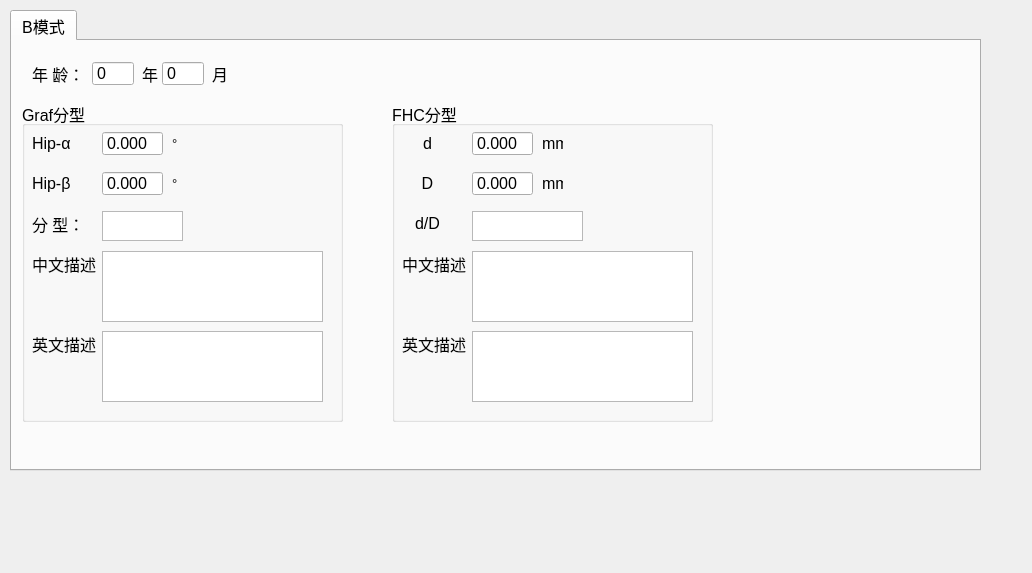
<?xml version="1.0" encoding="UTF-8"?>
<ui version="4.0">
 <class>Form</class>
 <widget class="QWidget" name="Form">
  <property name="geometry">
   <rect>
    <x>0</x>
    <y>0</y>
    <width>1032</width>
    <height>573</height>
   </rect>
  </property>
  <property name="windowTitle">
   <string>Form</string>
  </property>
  <widget class="QTabWidget" name="tabWidget_2">
   <property name="geometry">
    <rect>
     <x>10</x>
     <y>10</y>
     <width>971</width>
     <height>461</height>
    </rect>
   </property>
   <property name="font">
    <font>
     <pointsize>12</pointsize>
    </font>
   </property>
   <property name="currentIndex">
    <number>0</number>
   </property>
   <widget class="QWidget" name="tab_ped_b">
    <attribute name="title">
     <string>B模式</string>
    </attribute>
    <widget class="QLabel" name="label_3">
     <property name="geometry">
      <rect>
       <x>20</x>
       <y>20</y>
       <width>51</width>
       <height>25</height>
      </rect>
     </property>
     <property name="text">
      <string>年 龄：</string>
     </property>
    </widget>
    <widget class="QLabel" name="label_5">
     <property name="geometry">
      <rect>
       <x>130</x>
       <y>20</y>
       <width>31</width>
       <height>25</height>
      </rect>
     </property>
     <property name="text">
      <string>年</string>
     </property>
    </widget>
    <widget class="QLabel" name="label_10">
     <property name="geometry">
      <rect>
       <x>200</x>
       <y>20</y>
       <width>31</width>
       <height>25</height>
      </rect>
     </property>
     <property name="text">
      <string>月</string>
     </property>
    </widget>
    <widget class="QGroupBox" name="groupBox">
     <property name="geometry">
      <rect>
       <x>10</x>
       <y>60</y>
       <width>321</width>
       <height>321</height>
      </rect>
     </property>
     <property name="title">
      <string>Graf分型</string>
     </property>
     <widget class="QLabel" name="label_7">
      <property name="geometry">
       <rect>
        <x>150</x>
        <y>70</y>
        <width>21</width>
        <height>25</height>
       </rect>
      </property>
      <property name="font">
       <font>
        <pointsize>10</pointsize>
       </font>
      </property>
      <property name="text">
       <string>°</string>
      </property>
     </widget>
     <widget class="QLabel" name="label">
      <property name="geometry">
       <rect>
        <x>10</x>
        <y>30</y>
        <width>51</width>
        <height>25</height>
       </rect>
      </property>
      <property name="text">
       <string>Hip-α</string>
      </property>
     </widget>
     <widget class="QLabel" name="label_4">
      <property name="geometry">
       <rect>
        <x>10</x>
        <y>150</y>
        <width>71</width>
        <height>25</height>
       </rect>
      </property>
      <property name="font">
       <font>
        <pointsize>12</pointsize>
       </font>
      </property>
      <property name="text">
       <string>中文描述</string>
      </property>
     </widget>
     <widget class="QLabel" name="label_6">
      <property name="geometry">
       <rect>
        <x>150</x>
        <y>30</y>
        <width>21</width>
        <height>25</height>
       </rect>
      </property>
      <property name="font">
       <font>
        <pointsize>10</pointsize>
       </font>
      </property>
      <property name="text">
       <string>°</string>
      </property>
     </widget>
     <widget class="QLabel" name="label_8">
      <property name="geometry">
       <rect>
        <x>10</x>
        <y>70</y>
        <width>51</width>
        <height>25</height>
       </rect>
      </property>
      <property name="text">
       <string>Hip-β</string>
      </property>
     </widget>
     <widget class="QLabel" name="label_9">
      <property name="geometry">
       <rect>
        <x>10</x>
        <y>110</y>
        <width>51</width>
        <height>25</height>
       </rect>
      </property>
      <property name="text">
       <string>分 型：</string>
      </property>
     </widget>
     <widget class="QTextBrowser" name="text_desc_graf">
      <property name="geometry">
       <rect>
        <x>80</x>
        <y>150</y>
        <width>221</width>
        <height>71</height>
       </rect>
      </property>
     </widget>
     <widget class="QTextBrowser" name="text_type">
      <property name="geometry">
       <rect>
        <x>80</x>
        <y>110</y>
        <width>81</width>
        <height>30</height>
       </rect>
      </property>
     </widget>
     <widget class="QDoubleSpinBox" name="double_a">
      <property name="geometry">
       <rect>
        <x>80</x>
        <y>30</y>
        <width>61</width>
        <height>25</height>
       </rect>
      </property>
      <property name="font">
       <font>
        <pointsize>12</pointsize>
       </font>
      </property>
      <property name="styleSheet">
       <string notr="true"/>
      </property>
      <property name="buttonSymbols">
       <enum>QAbstractSpinBox::NoButtons</enum>
      </property>
      <property name="decimals">
       <number>3</number>
      </property>
      <property name="maximum">
       <double>99999.990000000005239</double>
      </property>
      <property name="singleStep">
       <double>0.010000000000000</double>
      </property>
     </widget>
     <widget class="QDoubleSpinBox" name="double_b">
      <property name="geometry">
       <rect>
        <x>80</x>
        <y>70</y>
        <width>61</width>
        <height>25</height>
       </rect>
      </property>
      <property name="font">
       <font>
        <pointsize>12</pointsize>
       </font>
      </property>
      <property name="styleSheet">
       <string notr="true"/>
      </property>
      <property name="buttonSymbols">
       <enum>QAbstractSpinBox::NoButtons</enum>
      </property>
      <property name="decimals">
       <number>3</number>
      </property>
      <property name="maximum">
       <double>99999.990000000005239</double>
      </property>
      <property name="singleStep">
       <double>0.010000000000000</double>
      </property>
     </widget>
     <widget class="QTextBrowser" name="text_desc_graf_en">
      <property name="geometry">
       <rect>
        <x>80</x>
        <y>230</y>
        <width>221</width>
        <height>71</height>
       </rect>
      </property>
     </widget>
     <widget class="QLabel" name="label_17">
      <property name="geometry">
       <rect>
        <x>10</x>
        <y>230</y>
        <width>71</width>
        <height>25</height>
       </rect>
      </property>
      <property name="text">
       <string>英文描述</string>
      </property>
     </widget>
    </widget>
    <widget class="QGroupBox" name="groupBox_2">
     <property name="geometry">
      <rect>
       <x>380</x>
       <y>60</y>
       <width>321</width>
       <height>321</height>
      </rect>
     </property>
     <property name="title">
      <string>FHC分型</string>
     </property>
     <widget class="QLabel" name="label_11">
      <property name="geometry">
       <rect>
        <x>10</x>
        <y>30</y>
        <width>51</width>
        <height>25</height>
       </rect>
      </property>
      <property name="text">
       <string>d</string>
      </property>
      <property name="alignment">
       <set>Qt::AlignCenter</set>
      </property>
     </widget>
     <widget class="QLabel" name="label_12">
      <property name="geometry">
       <rect>
        <x>10</x>
        <y>70</y>
        <width>51</width>
        <height>25</height>
       </rect>
      </property>
      <property name="text">
       <string>D</string>
      </property>
      <property name="alignment">
       <set>Qt::AlignCenter</set>
      </property>
     </widget>
     <widget class="QLabel" name="label_13">
      <property name="geometry">
       <rect>
        <x>10</x>
        <y>110</y>
        <width>51</width>
        <height>25</height>
       </rect>
      </property>
      <property name="text">
       <string>d/D</string>
      </property>
      <property name="alignment">
       <set>Qt::AlignCenter</set>
      </property>
     </widget>
     <widget class="QTextBrowser" name="text_desc_fhc">
      <property name="geometry">
       <rect>
        <x>80</x>
        <y>150</y>
        <width>221</width>
        <height>71</height>
       </rect>
      </property>
     </widget>
     <widget class="QLabel" name="label_14">
      <property name="geometry">
       <rect>
        <x>10</x>
        <y>150</y>
        <width>71</width>
        <height>25</height>
       </rect>
      </property>
      <property name="text">
       <string>中文描述</string>
      </property>
     </widget>
     <widget class="QTextBrowser" name="text_dradio">
      <property name="geometry">
       <rect>
        <x>80</x>
        <y>110</y>
        <width>111</width>
        <height>30</height>
       </rect>
      </property>
     </widget>
     <widget class="QDoubleSpinBox" name="double_d1">
      <property name="geometry">
       <rect>
        <x>80</x>
        <y>30</y>
        <width>61</width>
        <height>25</height>
       </rect>
      </property>
      <property name="font">
       <font>
        <pointsize>12</pointsize>
       </font>
      </property>
      <property name="styleSheet">
       <string notr="true"/>
      </property>
      <property name="buttonSymbols">
       <enum>QAbstractSpinBox::NoButtons</enum>
      </property>
      <property name="decimals">
       <number>3</number>
      </property>
      <property name="maximum">
       <double>99999.990000000005239</double>
      </property>
      <property name="singleStep">
       <double>0.010000000000000</double>
      </property>
     </widget>
     <widget class="QDoubleSpinBox" name="double_d2">
      <property name="geometry">
       <rect>
        <x>80</x>
        <y>70</y>
        <width>61</width>
        <height>25</height>
       </rect>
      </property>
      <property name="font">
       <font>
        <pointsize>12</pointsize>
       </font>
      </property>
      <property name="styleSheet">
       <string notr="true"/>
      </property>
      <property name="buttonSymbols">
       <enum>QAbstractSpinBox::NoButtons</enum>
      </property>
      <property name="decimals">
       <number>3</number>
      </property>
      <property name="maximum">
       <double>99999.990000000005239</double>
      </property>
      <property name="singleStep">
       <double>0.010000000000000</double>
      </property>
     </widget>
     <widget class="QLabel" name="label_15">
      <property name="geometry">
       <rect>
        <x>150</x>
        <y>70</y>
        <width>21</width>
        <height>25</height>
       </rect>
      </property>
      <property name="font">
       <font>
        <pointsize>12</pointsize>
       </font>
      </property>
      <property name="text">
       <string>mm</string>
      </property>
     </widget>
     <widget class="QLabel" name="label_16">
      <property name="geometry">
       <rect>
        <x>150</x>
        <y>30</y>
        <width>21</width>
        <height>25</height>
       </rect>
      </property>
      <property name="font">
       <font>
        <pointsize>12</pointsize>
       </font>
      </property>
      <property name="text">
       <string>mm</string>
      </property>
     </widget>
     <widget class="QTextBrowser" name="text_desc_fhc_en">
      <property name="geometry">
       <rect>
        <x>80</x>
        <y>230</y>
        <width>221</width>
        <height>71</height>
       </rect>
      </property>
     </widget>
     <widget class="QLabel" name="label_18">
      <property name="geometry">
       <rect>
        <x>10</x>
        <y>230</y>
        <width>71</width>
        <height>25</height>
       </rect>
      </property>
      <property name="text">
       <string>英文描述</string>
      </property>
     </widget>
    </widget>
    <widget class="QSpinBox" name="spinBox_year">
     <property name="geometry">
      <rect>
       <x>80</x>
       <y>20</y>
       <width>42</width>
       <height>25</height>
      </rect>
     </property>
     <property name="buttonSymbols">
      <enum>QAbstractSpinBox::NoButtons</enum>
     </property>
    </widget>
    <widget class="QSpinBox" name="spinBox_month">
     <property name="geometry">
      <rect>
       <x>150</x>
       <y>20</y>
       <width>42</width>
       <height>25</height>
      </rect>
     </property>
     <property name="buttonSymbols">
      <enum>QAbstractSpinBox::NoButtons</enum>
     </property>
    </widget>
   </widget>
  </widget>
 </widget>
 <resources/>
 <connections/>
</ui>
